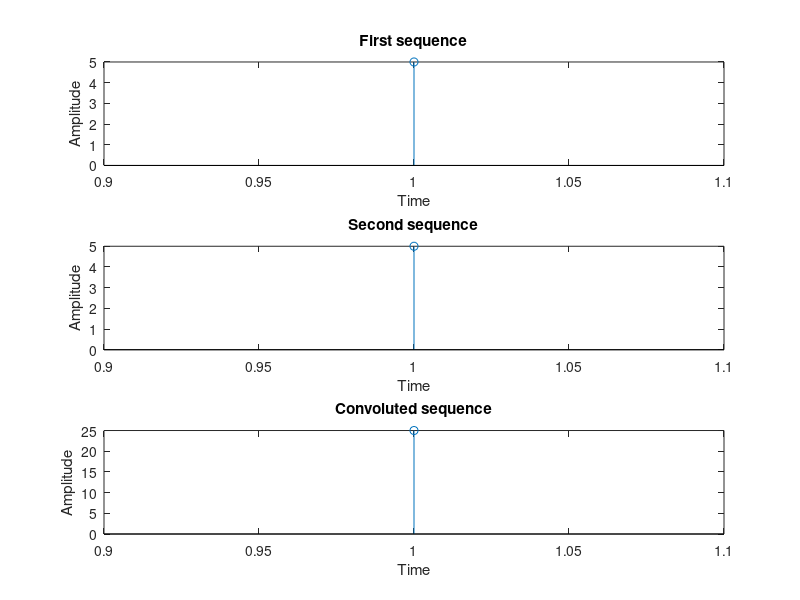

This chart was generated by the following MATLAB code:
function dsp23()
%Program to perform Linear Convolution using Circular Convolution
    clc;
    clear all;
    close all;
    x1=input('Enter the first sequence to be convoluted:');
    subplot(3,1,1);
    l1=length(x1);
    stem(x1);
    xlabel('Time');
    ylabel('Amplitude');
    title('First sequence');
    x2=input('Enter the second sequence to be convoluted:');
    subplot(3,1,2);
    l2=length(x2);
    stem(x2);
    xlabel('Time');
    ylabel('Amplitude');
    title('Second sequence');
    if l1>l2
        l3=l1-l2;
        x2=[x2,zeros(1,l3)];
    elseif l2>l1
        l3=l2-l1;
    x1=[x1,zeros(1,l3)];
    end
    n=l1+l2-1;
    f=cconv(x1,x2,n);
    disp('The convoluted sequence is');
    disp(f);
    subplot(3,1,3);
    stem(f);
    xlabel('Time');
    ylabel('Amplitude');
    title('Convoluted sequence');
end